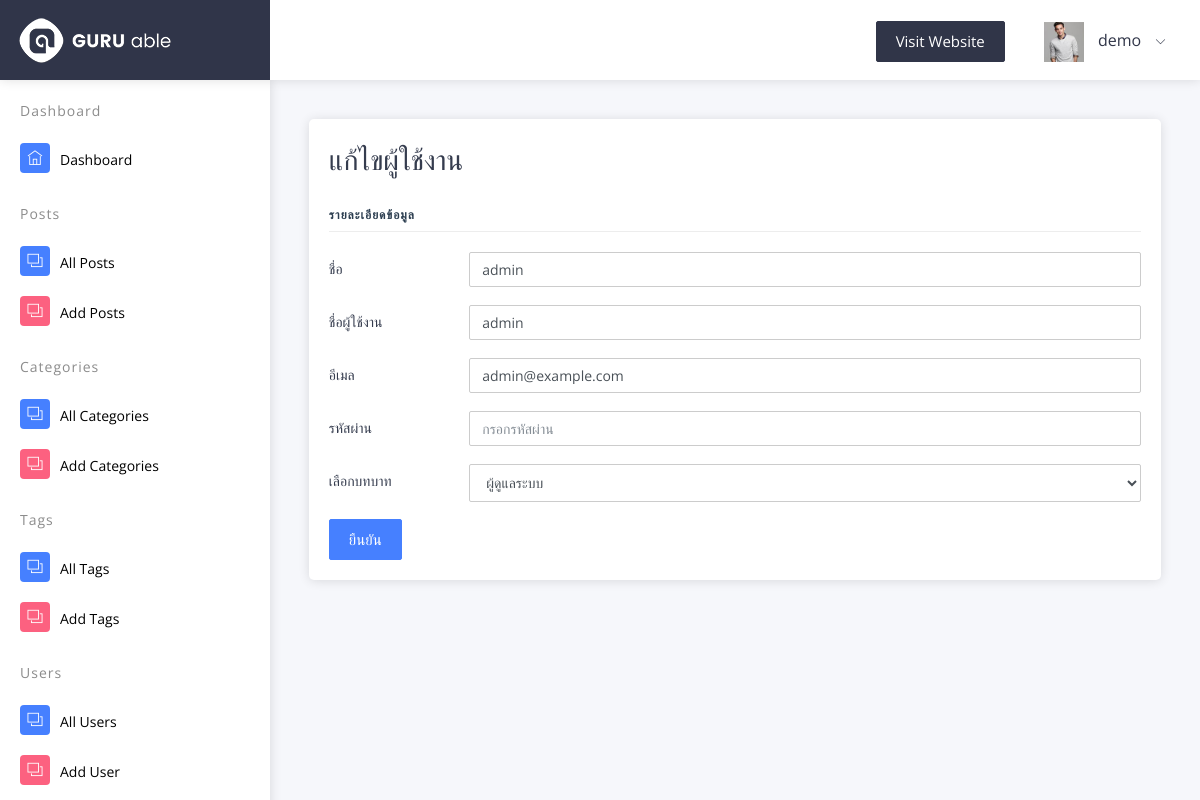
/admin/edit_user.php?id=1 (signed in), run on the app's committed database.
### tables this page shows
CREATE TABLE `user_info` (
  `id` int NOT NULL,
  `name` text NOT NULL,
  `username` varchar(255) NOT NULL,
  `email` varchar(255) NOT NULL,
  `password` varchar(255) NOT NULL,
  `role` tinyint(1) NOT NULL DEFAULT '1',
  `created_at` timestamp NOT NULL DEFAULT CURRENT_TIMESTAMP
);

### admin/edit_user.php (the view, shortened to what this page needs)
<?php include "header.php";
$id =$_REQUEST['id'];
$sql = "SELECT * FROM user_info WHERE id = '$id'";
$query = mysqli_query($conn,$sql);
while ($row = mysqli_fetch_assoc($query)) {
    $name =  $row['name'];
    $username = $row['username'];
    $email = $row['email'];
    $role = $row['role'];
}
?>
<div class="pcoded-main-container">
    <div class="pcoded-wrapper">
        <?php include "sidebar.php"; ?>
        <div class="pcoded-content">
            <div class="pcoded-inner-content">
                <div class="main-body">
                    <div class="page-wrapper">
                        <div class="page-body">
                            <div class="row">
                                <div class="col-sm-12">
                                    <div class="card">
                                        <div class="card-header">
                                            <h3>แก้ไขผู้ใช้งาน</h3>
                                        </div>
                                        <div class="card-block">
                                            <h4 class="sub-title">รายละเอียดข้อมูล</h4>
                                            <form action="<?php $_SERVER['PHP_SELF'] ?>" method="POST">
                                                <div class="form-group row">
                                                    <label class="col-sm-2 col-form-label">ชื่อ</label>
                                                    <div class="col-sm-10">
                                                        <input type="text" class="form-control" name="name"
                                                            placeholder="กรอกชื่อของคุณ" spellcheck="false" value="<?php echo $name; ?>"
                                                            data-ms-editor="true">
                                                    </div>
                                                </div>
                                                <div class="form-group row">
                                                    <label class="col-sm-2 col-form-label">ชื่อผู้ใช้งาน</label>
                                                    <div class="col-sm-10">
                                                        <input type="text" class="form-control" name="username"
                                                            placeholder="กรอกชื่อผู้ใช้งาน" spellcheck="false" value="<?php echo $username; ?>"
                                                            data-ms-editor="true">
                                                    </div>
                                                </div>
                                                <div class="form-group row">
                                                    <label class="col-sm-2 col-form-label">อีเมล</label>
                                                    <div class="col-sm-10">
                                                        <input type="email" class="form-control" name="email"
                                                            placeholder="กรอกอีเมลของคุณ" spellcheck="false" value="<?php echo $email; ?>"
                                                            data-ms-editor="true">
                                                    </div>
                                                </div>
                                                <div class="form-group row">
                                                    <label class="col-sm-2 col-form-label">รหัสผ่าน</label>
                                                    <div class="col-sm-10">
                                                        <input type="password" class="form-control" name="password" value="<?php echo $password; ?>"
                                                            placeholder="กรอกรหัสผ่าน">
                                                    </div>
                                                </div>
                                                <div class="form-group row">
                                                    <label class="col-sm-2 col-form-label">เลือกบทบาท</label>
                                                    <div class="col-sm-10">
                                                        <select name="select" class="form-control" value="<?php echo $name; ?>">
                                                        <?php
                                                        if ($role == 0 ) {
                                                            echo "<option name='0' value='0' selected>ผู้ดูแลระบบ</option>";
                                                        }
                                                        else{
                                                            echo "<option name='0' value='0' >ผู้ดูแลระบบ</option>";
                                                            echo "<option name='1' value='1' selected>ผู้เขียน</option>";
                                                        }
                                                        ?>
                                                        </select>
                                                    </div>
                                                </div>
                                                <button type="submit" class="btn btn-primary waves-effect waves-light"
                                                    name="submit">ยืนยัน</button>
                                            </form>
                                        </div>
                                    </div>
                                </div>
                            </div>
                        </div>
                    </div>
                </div>
            </div>
        </div>
        <?php include "footer.php"; ?>

### data on the page
user_info: name "admin", username "admin", email "admin@example.com", select "ผู้ดูแลระบบ"

### other printed values
$_SESSION['username'] "demo"
